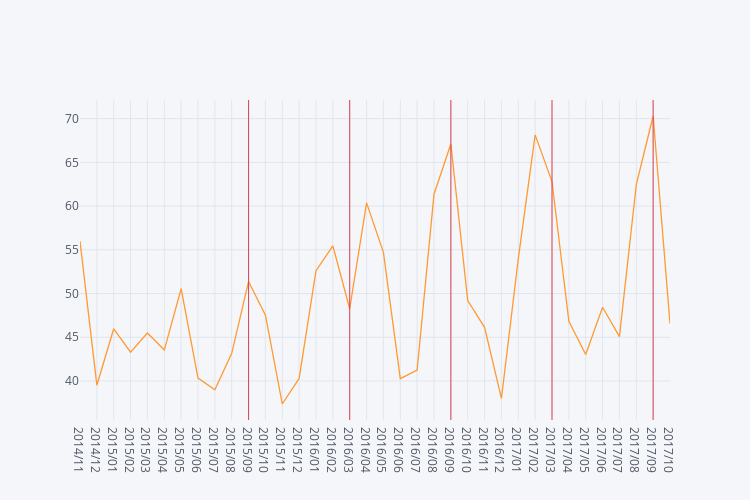

Notebook code for this chart:
### Code cell
iplot(monthly_mean[-36:].iplot(asFigure=True, dimensions=(750, 500), vline=['2017/09', '2017/03', '2016/09', '2016/03', '2015/09']))

### Figure 1 — Plotly figure (JSON) as saved in the notebook; plotly's stock layout.template omitted (floating-point values rounded to 4 significant figures)
{"data": [{"line": {"color": "rgba(255, 153, 51, 1.0)", "dash": "solid", "width": 1.3}, "mode": "lines", "name": "None", "text": "", "type": "scatter", "x": ["2014/11", "2014/12", "2015/01", "2015/02", "2015/03", "2015/04", "2015/05", "2015/06", "2015/07", "2015/08", "2015/09", "2015/10", "2015/11", "2015/12", "2016/01", "2016/02", "2016/03", "2016/04", "2016/05", "2016/06", "2016/07", "2016/08", "2016/09", "2016/10", "2016/11", "2016/12", "2017/01", "2017/02", "2017/03", "2017/04", "2017/05", "2017/06", "2017/07", "2017/08", "2017/09", "2017/10"], "y": [56, 39.52, 45.97, 43.29, 45.48, 43.53, 50.55, 40.33, 39, 43.16, 51.37, 47.52, 37.37, 40.29, 52.61, 55.45, 48.26, 60.37, 54.71, 40.27, 41.26, 61.35, 67.1, 49.19, 46.13, 38, 53.97, 68.14, 62.81, 46.83, 43.03, 48.43, 45.06, 62.45, 70.3, 46.56]}], "layout": {"height": 500, "legend": {"bgcolor": "#F5F6F9", "font": {"color": "#4D5663"}}, "paper_bgcolor": "#F5F6F9", "plot_bgcolor": "#F5F6F9", "shapes": [{"line": {"color": "#db4052", "dash": "solid", "width": 1}, "type": "line", "x0": "2017/09", "x1": "2017/09", "xref": "x", "y0": 0, "y1": 1, "yref": "paper"}, {"line": {"color": "#db4052", "dash": "solid", "width": 1}, "type": "line", "x0": "2017/03", "x1": "2017/03", "xref": "x", "y0": 0, "y1": 1, "yref": "paper"}, {"line": {"color": "#db4052", "dash": "solid", "width": 1}, "type": "line", "x0": "2016/09", "x1": "2016/09", "xref": "x", "y0": 0, "y1": 1, "yref": "paper"}, {"line": {"color": "#db4052", "dash": "solid", "width": 1}, "type": "line", "x0": "2016/03", "x1": "2016/03", "xref": "x", "y0": 0, "y1": 1, "yref": "paper"}, {"line": {"color": "#db4052", "dash": "solid", "width": 1}, "type": "line", "x0": "2015/09", "x1": "2015/09", "xref": "x", "y0": 0, "y1": 1, "yref": "paper"}], "titlefont": {"color": "#4D5663"}, "width": 750, "xaxis1": {"gridcolor": "#E1E5ED", "showgrid": true, "tickfont": {"color": "#4D5663"}, "title": "", "titlefont": {"color": "#4D5663"}, "zerolinecolor": "#E1E5ED"}, "yaxis1": {"gridcolor": "#E1E5ED", "showgrid": true, "tickfont": {"color": "#4D5663"}, "title": "", "titlefont": {"color": "#4D5663"}, "zerolinecolor": "#E1E5ED"}}}
